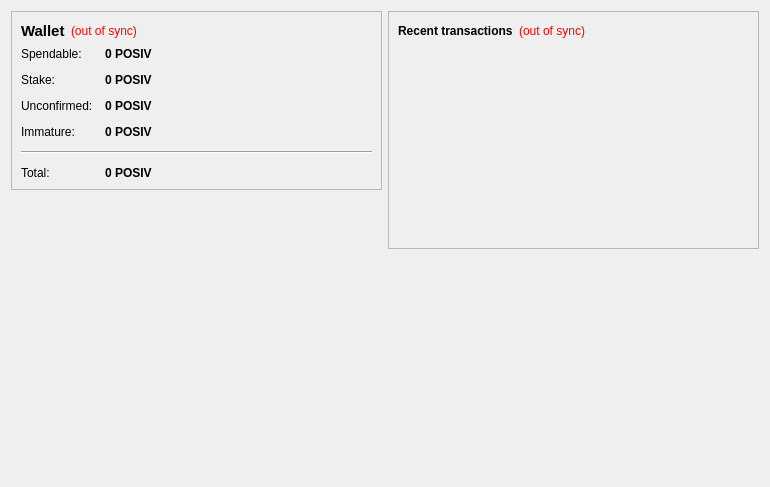
<?xml version="1.0" encoding="UTF-8"?>
<ui version="4.0">
 <class>OverviewPage</class>
 <widget class="QWidget" name="OverviewPage">
  <property name="geometry">
   <rect>
    <x>0</x>
    <y>0</y>
    <width>770</width>
    <height>487</height>
   </rect>
  </property>
  <property name="windowTitle">
   <string>Form</string>
  </property>
  <layout class="QHBoxLayout" name="horizontalLayout" stretch="1,1">
   <item>
    <layout class="QVBoxLayout" name="verticalLayout_2">
     <item>
      <widget class="QFrame" name="frame">
       <property name="frameShape">
        <enum>QFrame::StyledPanel</enum>
       </property>
       <property name="frameShadow">
        <enum>QFrame::Raised</enum>
       </property>
       <layout class="QVBoxLayout" name="verticalLayout_4">
        <item>
         <layout class="QHBoxLayout" name="horizontalLayout_4">
          <item>
           <widget class="QLabel" name="label_5">
            <property name="font">
             <font>
              <pointsize>11</pointsize>
              <weight>75</weight>
              <bold>true</bold>
             </font>
            </property>
            <property name="text">
             <string>Wallet</string>
            </property>
           </widget>
          </item>
          <item>
           <widget class="QLabel" name="labelWalletStatus">
            <property name="toolTip">
             <string>The displayed information may be out of date. Your wallet automatically synchronizes with the PosInvestment network after a connection is established, but this process has not completed yet.</string>
            </property>
            <property name="styleSheet">
             <string notr="true">QLabel { color: red; }</string>
            </property>
            <property name="text">
             <string notr="true">(out of sync)</string>
            </property>
            <property name="alignment">
             <set>Qt::AlignLeading|Qt::AlignLeft|Qt::AlignVCenter</set>
            </property>
           </widget>
          </item>
          <item>
           <spacer name="horizontalSpacer_2">
            <property name="orientation">
             <enum>Qt::Horizontal</enum>
            </property>
            <property name="sizeHint" stdset="0">
             <size>
              <width>40</width>
              <height>20</height>
             </size>
            </property>
           </spacer>
          </item>
         </layout>
        </item>
        <item>
         <layout class="QFormLayout" name="formLayout_2">
          <property name="fieldGrowthPolicy">
           <enum>QFormLayout::AllNonFixedFieldsGrow</enum>
          </property>
          <property name="horizontalSpacing">
           <number>12</number>
          </property>
          <property name="verticalSpacing">
           <number>12</number>
          </property>
          <item row="0" column="0">
           <widget class="QLabel" name="label">
            <property name="text">
             <string>Spendable:</string>
            </property>
           </widget>
          </item>
          <item row="0" column="1">
           <widget class="QLabel" name="labelBalance">
            <property name="font">
             <font>
              <weight>75</weight>
              <bold>true</bold>
             </font>
            </property>
            <property name="cursor">
             <cursorShape>IBeamCursor</cursorShape>
            </property>
            <property name="toolTip">
             <string>Your current spendable balance</string>
            </property>
            <property name="text">
             <string notr="true">0 POSIV</string>
            </property>
            <property name="textInteractionFlags">
             <set>Qt::LinksAccessibleByMouse|Qt::TextSelectableByKeyboard|Qt::TextSelectableByMouse</set>
            </property>
           </widget>
          </item>
          <item row="1" column="0">
           <widget class="QLabel" name="label_6">
            <property name="text">
             <string>Stake:</string>
            </property>
           </widget>
          </item>
          <item row="1" column="1">
           <widget class="QLabel" name="labelStake">
            <property name="font">
             <font>
              <weight>75</weight>
              <bold>true</bold>
             </font>
            </property>
            <property name="cursor">
             <cursorShape>IBeamCursor</cursorShape>
            </property>
            <property name="toolTip">
             <string>Total of coins that was staked, and do not yet count toward the current balance</string>
            </property>
            <property name="text">
             <string notr="true">0 POSIV</string>
            </property>
            <property name="textInteractionFlags">
             <set>Qt::LinksAccessibleByMouse|Qt::TextSelectableByKeyboard|Qt::TextSelectableByMouse</set>
            </property>
           </widget>
          </item>
          <item row="2" column="0">
           <widget class="QLabel" name="label_3">
            <property name="text">
             <string>Unconfirmed:</string>
            </property>
           </widget>
          </item>
          <item row="2" column="1">
           <widget class="QLabel" name="labelUnconfirmed">
            <property name="font">
             <font>
              <weight>75</weight>
              <bold>true</bold>
             </font>
            </property>
            <property name="cursor">
             <cursorShape>IBeamCursor</cursorShape>
            </property>
            <property name="toolTip">
             <string>Total of transactions that have yet to be confirmed, and do not yet count toward the current balance</string>
            </property>
            <property name="text">
             <string notr="true">0 POSIV</string>
            </property>
            <property name="textInteractionFlags">
             <set>Qt::LinksAccessibleByMouse|Qt::TextSelectableByKeyboard|Qt::TextSelectableByMouse</set>
            </property>
           </widget>
          </item>
          <item row="3" column="0">
           <widget class="QLabel" name="labelImmatureText">
            <property name="text">
             <string>Immature:</string>
            </property>
           </widget>
          </item>
          <item row="3" column="1">
           <widget class="QLabel" name="labelImmature">
            <property name="font">
             <font>
              <weight>75</weight>
              <bold>true</bold>
             </font>
            </property>
            <property name="toolTip">
             <string>Mined balance that has not yet matured</string>
            </property>
            <property name="text">
             <string notr="true">0 POSIV</string>
            </property>
            <property name="textInteractionFlags">
             <set>Qt::LinksAccessibleByMouse|Qt::TextSelectableByKeyboard|Qt::TextSelectableByMouse</set>
            </property>
           </widget>
          </item>
          <item row="4" column="0" colspan="2">
           <widget class="Line" name="line">
            <property name="orientation">
             <enum>Qt::Horizontal</enum>
            </property>
           </widget>
          </item>
          <item row="5" column="0">
           <widget class="QLabel" name="labelTotalText">
            <property name="text">
             <string>Total:</string>
            </property>
           </widget>
          </item>
          <item row="5" column="1">
           <widget class="QLabel" name="labelTotal">
            <property name="font">
             <font>
              <weight>75</weight>
              <bold>true</bold>
             </font>
            </property>
            <property name="cursor">
             <cursorShape>IBeamCursor</cursorShape>
            </property>
            <property name="toolTip">
             <string>Your current total balance</string>
            </property>
            <property name="text">
             <string notr="true">0 POSIV</string>
            </property>
            <property name="textInteractionFlags">
             <set>Qt::LinksAccessibleByMouse|Qt::TextSelectableByKeyboard|Qt::TextSelectableByMouse</set>
            </property>
           </widget>
          </item>
         </layout>
        </item>
       </layout>
      </widget>
     </item>
     <item>
      <spacer name="verticalSpacer">
       <property name="orientation">
        <enum>Qt::Vertical</enum>
       </property>
       <property name="sizeHint" stdset="0">
        <size>
         <width>20</width>
         <height>40</height>
        </size>
       </property>
      </spacer>
     </item>
     <item>
      <widget class="QLabel" name="label_2">
       <property name="autoFillBackground">
        <bool>true</bool>
       </property>
       <property name="text">
        <string/>
       </property>
       <property name="pixmap">
        <pixmap>:/icons/drmbg</pixmap>
       </property>
       <property name="scaledContents">
        <bool>false</bool>
       </property>
       <property name="margin">
        <number>0</number>
       </property>
      </widget>
     </item>
    </layout>
   </item>
   <item>
    <layout class="QVBoxLayout" name="verticalLayout_3">
     <item>
      <widget class="QFrame" name="frame_2">
       <property name="frameShape">
        <enum>QFrame::StyledPanel</enum>
       </property>
       <property name="frameShadow">
        <enum>QFrame::Raised</enum>
       </property>
       <layout class="QVBoxLayout" name="verticalLayout">
        <item>
         <layout class="QHBoxLayout" name="horizontalLayout_2">
          <item>
           <widget class="QLabel" name="label_4">
            <property name="text">
             <string>&lt;b&gt;Recent transactions&lt;/b&gt;</string>
            </property>
           </widget>
          </item>
          <item>
           <widget class="QLabel" name="labelTransactionsStatus">
            <property name="toolTip">
             <string>The displayed information may be out of date. Your wallet automatically synchronizes with the PosInvestment network after a connection is established, but this process has not completed yet.</string>
            </property>
            <property name="styleSheet">
             <string notr="true">QLabel { color: red; }</string>
            </property>
            <property name="text">
             <string notr="true">(out of sync)</string>
            </property>
            <property name="alignment">
             <set>Qt::AlignRight|Qt::AlignTrailing|Qt::AlignVCenter</set>
            </property>
           </widget>
          </item>
          <item>
           <spacer name="horizontalSpacer">
            <property name="orientation">
             <enum>Qt::Horizontal</enum>
            </property>
            <property name="sizeHint" stdset="0">
             <size>
              <width>40</width>
              <height>20</height>
             </size>
            </property>
           </spacer>
          </item>
         </layout>
        </item>
        <item>
         <widget class="QListView" name="listTransactions">
          <property name="styleSheet">
           <string notr="true">QListView { background: transparent; }</string>
          </property>
          <property name="frameShape">
           <enum>QFrame::NoFrame</enum>
          </property>
          <property name="verticalScrollBarPolicy">
           <enum>Qt::ScrollBarAlwaysOff</enum>
          </property>
          <property name="horizontalScrollBarPolicy">
           <enum>Qt::ScrollBarAlwaysOff</enum>
          </property>
          <property name="selectionMode">
           <enum>QAbstractItemView::NoSelection</enum>
          </property>
         </widget>
        </item>
       </layout>
      </widget>
     </item>
     <item>
      <spacer name="verticalSpacer_2">
       <property name="orientation">
        <enum>Qt::Vertical</enum>
       </property>
       <property name="sizeHint" stdset="0">
        <size>
         <width>20</width>
         <height>40</height>
        </size>
       </property>
      </spacer>
     </item>
    </layout>
   </item>
  </layout>
 </widget>
 <resources>
  <include location="../bitcoin.qrc"/>
 </resources>
 <connections/>
</ui>
